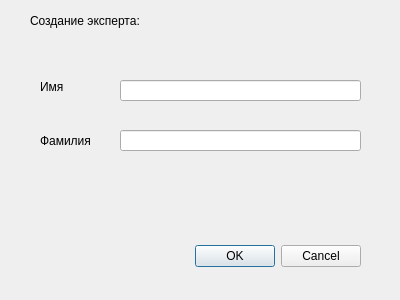
<?xml version="1.0" encoding="UTF-8"?>
<ui version="4.0">
 <class>CreateExpert</class>
 <widget class="QDialog" name="CreateExpert">
  <property name="geometry">
   <rect>
    <x>0</x>
    <y>0</y>
    <width>400</width>
    <height>300</height>
   </rect>
  </property>
  <property name="windowTitle">
   <string>Dialog</string>
  </property>
  <property name="modal">
   <bool>true</bool>
  </property>
  <widget class="QDialogButtonBox" name="buttonBox">
   <property name="geometry">
    <rect>
     <x>30</x>
     <y>240</y>
     <width>331</width>
     <height>32</height>
    </rect>
   </property>
   <property name="orientation">
    <enum>Qt::Horizontal</enum>
   </property>
   <property name="standardButtons">
    <set>QDialogButtonBox::Cancel|QDialogButtonBox::Ok</set>
   </property>
  </widget>
  <widget class="QLabel" name="label">
   <property name="geometry">
    <rect>
     <x>30</x>
     <y>10</y>
     <width>121</width>
     <height>21</height>
    </rect>
   </property>
   <property name="text">
    <string>Создание эксперта:</string>
   </property>
  </widget>
  <widget class="QLineEdit" name="lineEdit">
   <property name="geometry">
    <rect>
     <x>120</x>
     <y>80</y>
     <width>241</width>
     <height>21</height>
    </rect>
   </property>
  </widget>
  <widget class="QLabel" name="label_2">
   <property name="geometry">
    <rect>
     <x>40</x>
     <y>80</y>
     <width>48</width>
     <height>13</height>
    </rect>
   </property>
   <property name="text">
    <string>Имя</string>
   </property>
  </widget>
  <widget class="QLabel" name="label_3">
   <property name="geometry">
    <rect>
     <x>40</x>
     <y>130</y>
     <width>71</width>
     <height>21</height>
    </rect>
   </property>
   <property name="text">
    <string>Фамилия</string>
   </property>
  </widget>
  <widget class="QLineEdit" name="lineEdit_2">
   <property name="geometry">
    <rect>
     <x>120</x>
     <y>130</y>
     <width>241</width>
     <height>21</height>
    </rect>
   </property>
  </widget>
 </widget>
 <resources/>
 <connections>
  <connection>
   <sender>buttonBox</sender>
   <signal>accepted()</signal>
   <receiver>CreateExpert</receiver>
   <slot>accept()</slot>
   <hints>
    <hint type="sourcelabel">
     <x>248</x>
     <y>254</y>
    </hint>
    <hint type="destinationlabel">
     <x>157</x>
     <y>274</y>
    </hint>
   </hints>
  </connection>
  <connection>
   <sender>buttonBox</sender>
   <signal>rejected()</signal>
   <receiver>CreateExpert</receiver>
   <slot>reject()</slot>
   <hints>
    <hint type="sourcelabel">
     <x>316</x>
     <y>260</y>
    </hint>
    <hint type="destinationlabel">
     <x>286</x>
     <y>274</y>
    </hint>
   </hints>
  </connection>
 </connections>
</ui>
